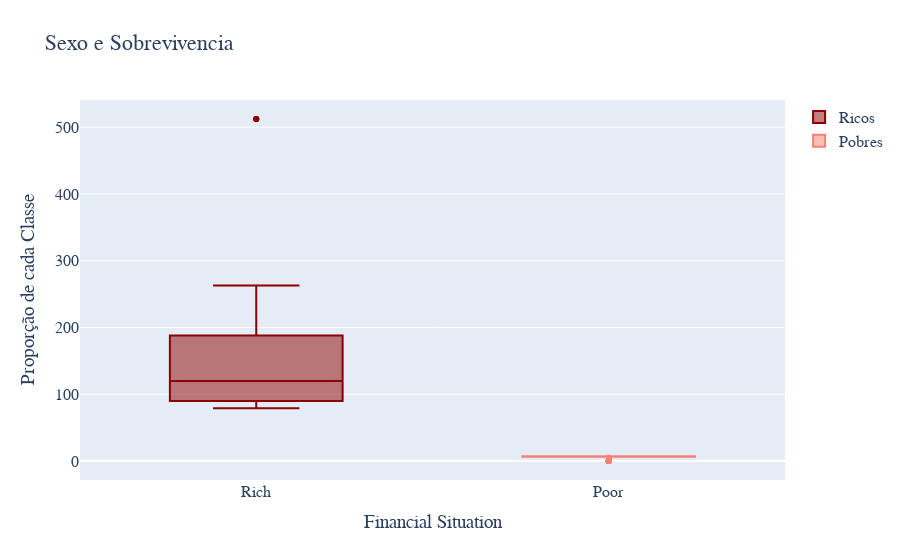

The notebook cell saved with this chart:
### Code cell
ricos_ = go.Box(x=mais_ricos["Financial"],
              y=mais_ricos["Fare"],
              marker={"color":"darkred"},
              name="Ricos",
              hovertemplate="Percentage %{y:.3f}%")

pobres_ = go.Box(x=mais_pobres["Financial"],
              y=mais_pobres["Fare"],
              marker={"color":"salmon"},
              name="Pobres",
              hovertemplate="Percentage %{y:.3f}%")

layout = go.Layout(title="Sexo e Sobrevivencia",
                  xaxis={"title":"Financial Situation"},
                  yaxis={"title":"Proporção de cada Classe"})

fig = go.Figure(data=[ricos_,pobres_], layout=layout)
fig.update_layout(
    font=dict(family='Droid-Serif', size=16))
iplot(fig)

### Figure 1 — Plotly figure (JSON) as saved in the notebook; plotly's stock layout.template omitted (floating-point values rounded to 4 significant figures)
{"data": [{"hovertemplate": "Percentage %{y:.3f}%", "marker": {"color": "darkred"}, "name": "Ricos", "type": "box", "x": ["Rich", "Rich", "Rich", "Rich", "Rich", "Rich", "Rich", "Rich", "Rich", "Rich", "Rich", "Rich", "Rich", "Rich", "Rich", "Rich", "Rich", "Rich", "Rich", "Rich", "Rich", "Rich", "Rich", "Rich", "Rich", "Rich", "Rich", "Rich", "Rich", "Rich", "Rich", "Rich", "Rich", "Rich", "Rich", "Rich", "Rich", "Rich", "Rich", "Rich", "Rich", "Rich", "Rich", "Rich", "Rich", "Rich", "Rich", "Rich", "Rich", "Rich", "Rich", "Rich", "Rich", "Rich", "Rich", "Rich", "Rich", "Rich", "Rich", "Rich", "Rich", "Rich", "Rich", "Rich", "Rich", "Rich", "Rich", "Rich", "Rich", "Rich", "Rich", "Rich", "Rich", "Rich", "Rich", "Rich", "Rich", "Rich", "Rich", "Rich"], "y": [512.3, 512.3, 512.3, 263, 263, 263, 263, 262.4, 262.4, 247.5, 247.5, 227.5, 227.5, 227.5, 227.5, 221.8, 211.5, 211.3, 211.3, 211.3, 164.9, 164.9, 153.5, 153.5, 153.5, 151.6, 151.6, 151.6, 151.6, 146.5, 146.5, 135.6, 135.6, 135.6, 134.5, 134.5, 133.7, 133.7, 120, 120, 120, 120, 113.3, 113.3, 113.3, 110.9, 110.9, 110.9, 110.9, 108.9, 108.9, 106.4, 106.4, 93.5, 93.5, 91.08, 91.08, 90, 90, 90, 90, 89.1, 89.1, 86.5, 86.5, 86.5, 83.47, 83.47, 83.16, 83.16, 83.16, 82.17, 82.17, 81.86, 80, 80, 79.65, 79.65, 79.65, 79.2]}, {"hovertemplate": "Percentage %{y:.3f}%", "marker": {"color": "salmon"}, "name": "Pobres", "type": "box", "x": ["Poor", "Poor", "Poor", "Poor", "Poor", "Poor", "Poor", "Poor", "Poor", "Poor", "Poor", "Poor", "Poor", "Poor", "Poor", "Poor", "Poor", "Poor", "Poor", "Poor", "Poor", "Poor", "Poor", "Poor", "Poor", "Poor", "Poor", "Poor", "Poor", "Poor", "Poor", "Poor", "Poor", "Poor", "Poor", "Poor", "Poor", "Poor", "Poor", "Poor", "Poor", "Poor", "Poor", "Poor", "Poor", "Poor", "Poor", "Poor", "Poor", "Poor", "Poor", "Poor", "Poor", "Poor", "Poor", "Poor", "Poor", "Poor", "Poor", "Poor", "Poor", "Poor", "Poor", "Poor", "Poor", "Poor", "Poor", "Poor", "Poor", "Poor", "Poor", "Poor", "Poor", "Poor", "Poor", "Poor", "Poor", "Poor", "Poor", "Poor"], "y": [0, 0, 0, 0, 0, 0, 0, 0, 0, 0, 0, 0, 0, 0, 0, 4.013, 5, 6.237, 6.438, 6.45, 6.496, 6.496, 6.75, 6.75, 6.858, 6.95, 6.975, 6.975, 7.046, 7.05, 7.05, 7.05, 7.05, 7.05, 7.05, 7.05, 7.054, 7.054, 7.125, 7.125, 7.125, 7.125, 7.142, 7.225, 7.225, 7.225, 7.225, 7.225, 7.225, 7.225, 7.225, 7.225, 7.225, 7.225, 7.225, 7.229, 7.229, 7.229, 7.229, 7.229, 7.229, 7.229, 7.229, 7.229, 7.229, 7.229, 7.229, 7.229, 7.229, 7.229, 7.25, 7.25, 7.25, 7.25, 7.25, 7.25, 7.25, 7.25, 7.25, 7.25]}], "layout": {"font": {"family": "Droid-Serif", "size": 16}, "title": {"text": "Sexo e Sobrevivencia"}, "xaxis": {"title": {"text": "Financial Situation"}}, "yaxis": {"title": {"text": "Proporção de cada Classe"}}}}
